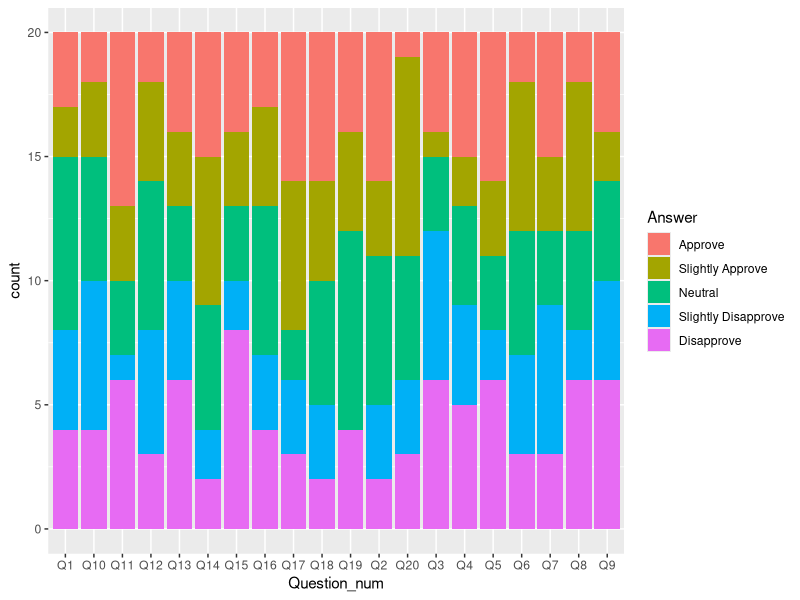
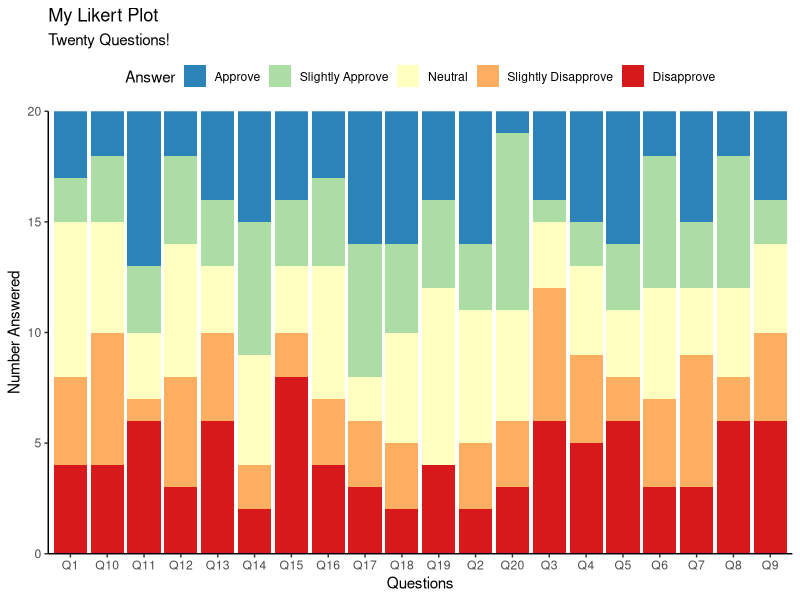
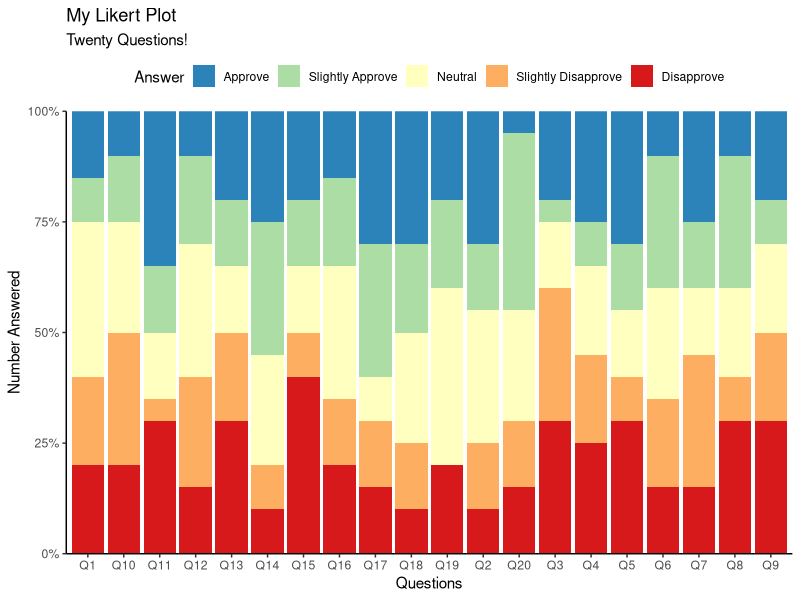
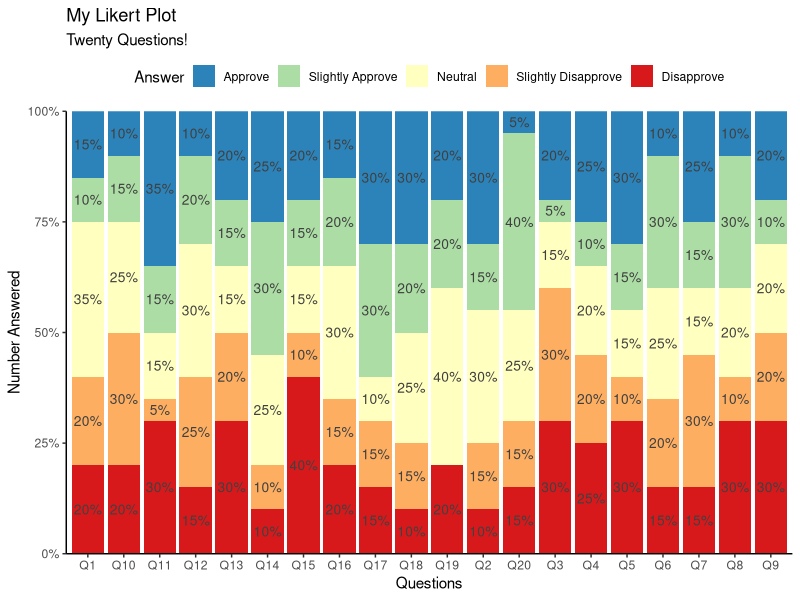
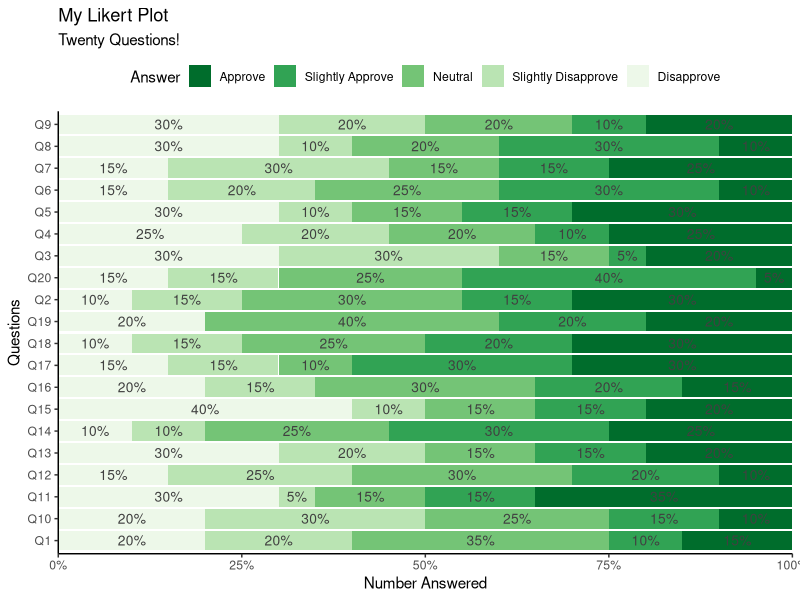

R code for these plots, in order:
## ---- chunk 1
library(dplyr)
library(tidyr)
library(ggplot2)
library(scales)

# make the dataset
set.seed(8675309)
questions <- data.frame(Person = 1:20)

for (i in 1:20) {
  questions[[paste0('Q',i)]] <- sample(1:5, 20, replace=TRUE)
}
## ---- chunk 2
questions <- questions %>% gather(key='Question_num', value='Answer', -Person)
## ---- chunk 3
questions$Answer <- factor(questions$Answer,
    levels=1:5,
    labels=c('Approve','Slightly Approve','Neutral','Slightly Disapprove','Disapprove'))
## ---- chunk 4
ggplot(questions, aes(x=Question_num)) +
  geom_bar(aes(fill=Answer))
## ---- chunk 5
ggplot(questions, aes(x=Question_num)) +
  geom_bar(aes(fill=Answer)) +
  scale_fill_brewer(palette='Spectral', direction=-1) +
  scale_y_continuous(expand=expansion(0)) +
  labs(
    title='My Likert Plot', subtitle='Twenty Questions!',
    x='Questions', y='Number Answered'
  ) +
  theme_classic() +
  theme(legend.position='top')
## ---- chunk 6
ggplot(questions, aes(x=Question_num)) +
  geom_bar(aes(fill=Answer), position="fill") +
  scale_fill_brewer(palette='Spectral', direction=-1) +
  scale_y_continuous(expand=expansion(0), labels=scales::percent_format()) +
  labs(
    title='My Likert Plot', subtitle='Twenty Questions!',
    x='Questions', y='Number Answered'
  ) +
  theme_classic() +
  theme(legend.position='top')
## ---- chunk 7
questions_summary <- questions %>%
  group_by(Question_num, Answer) %>%
  summarize(freq = n()) %>% ungroup()
## ---- chunk 8
g <- ggplot(questions, aes(x=Question_num)) +
  geom_bar(aes(fill=Answer), position="fill") +
  geom_text(
    data=questions_summary,
    aes(y=freq, label=percent(freq/20,1), group=Answer),
    position=position_fill(vjust=0.5),
    color='gray25', size=3.5
  ) +
  scale_fill_brewer(palette='Spectral', direction=-1) +
  scale_y_continuous(expand=expansion(0), labels=scales::percent_format()) +
  labs(
    title='My Likert Plot', subtitle='Twenty Questions!',
    x='Questions', y='Number Answered'
  ) +
  theme_classic() +
  theme(legend.position='top')
g
## ---- chunk 9
g + coord_flip() + scale_fill_brewer(palette='Greens', direction=-1)
